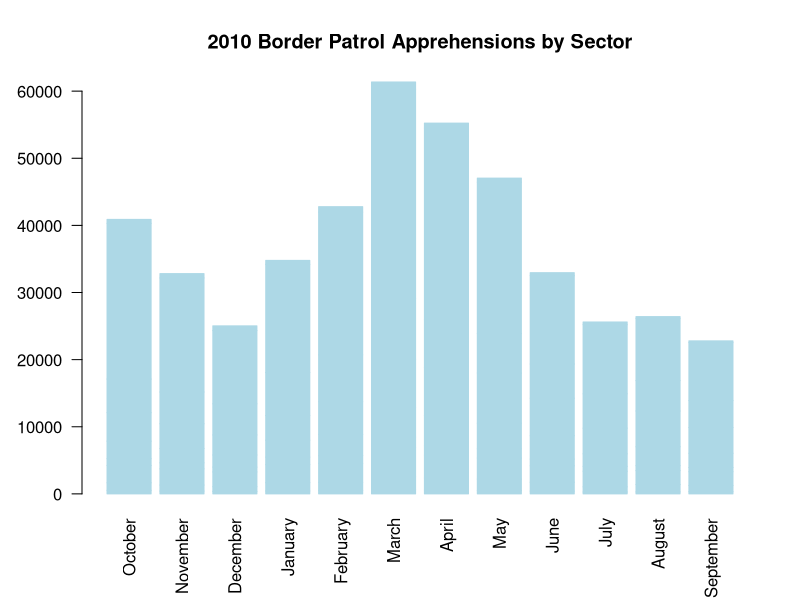
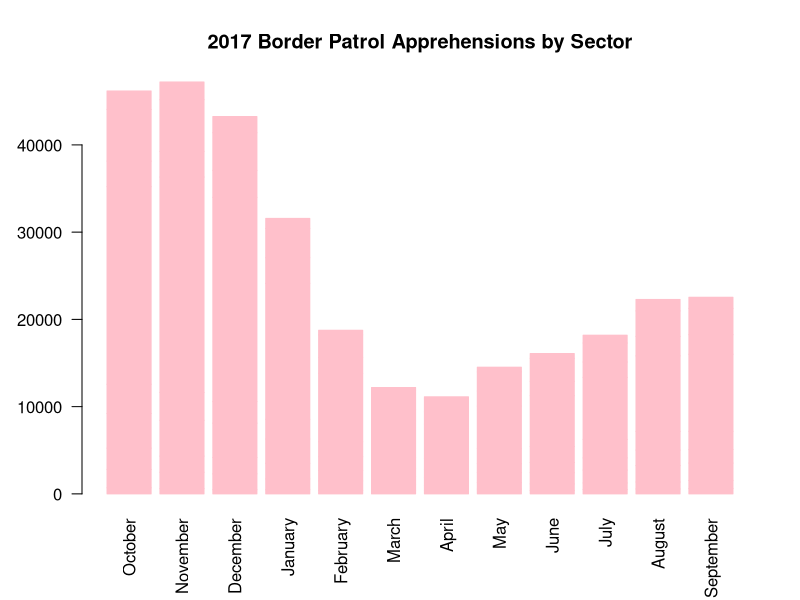
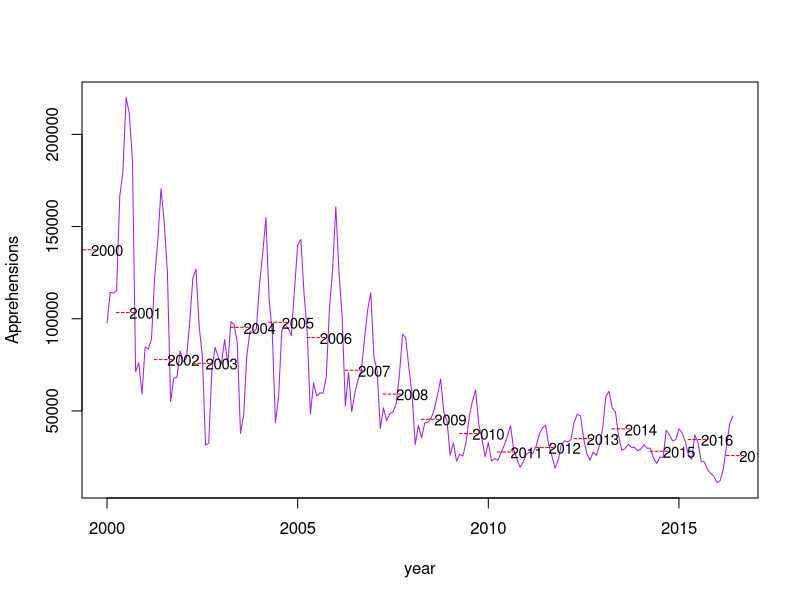

Reproduce these figures in R, in order.

A2010<- read.csv('PB Apprehensions 2010.csv', header=TRUE, stringsAsFactors = FALSE)
A2017<- read.csv('PB Apprehensions 2017.csv', header=TRUE, stringsAsFactors = FALSE)
Monthly<- read.csv('PB monthly summaries.csv',header=TRUE, stringsAsFactors = FALSE)


#find the sum of each sector without the first column in 2010
sector_sum_2010<-rowSums(A2010[,-1])
#find the sector with the most apprehensions
max(sector_sum_2010)
#Tucson is the sector with the most apprehensions. 

#find the sum of each sector in 2017 
sector_sum_2017<-rowSums(A2017[,-1])
#find the sector with the most apprehensions in 2010 
max(sector_sum_2017)
#Rio Grande Valley is the sector wiht the most apprehensions. 

#Two samples t-test
#Extracting tucson's monthly apprehensions from the data set and set as vector. 
row.names(A2010) <- A2010[,1]
A2010<-A2010[,2:13]
A2010_tucson <- as.vector(A2010[8,],mode='numeric')
#Extracting Rio Grande Valley monthly apprehensions from the data set and set as vector. 
row.names(A2017) <- A2017[,1]
A2017 <- A2017[,2:13]
A2017_RGV <- as.vector(A2017[6,],mode='numeric')
#Two Sample T-test
intake.A2010_sector <- A2010_tucson
intake.A2017_sector <- A2017_RGV
t.test(intake.A2010_sector, intake.A2017_sector)
#Since the p-value is 0.06346 which is greater than 0.05, so we fail to reject null hypothesis. It indiates 
#that there are no significant difference in the mean apprehensions of 2010 Tucson and 2017 Rio Grand Valley. 
#So there is no change in the sector'smaximum. 

#Through bar plots, we observed the 3 month periods with the most apprehsions in 2010 is March, April and May
#And the 3 month periods with the most apprehensions in 2017 are October, Novermber and December. 
#extract March, Aprial and May's apprehensions from 2010
A2010_3 <- as.vector(A2010[,6], mode='numeric' )
A2010_4 <- as.vector(A2010[,7], mode='numeric' )
A2010_5 <- as.vector(A2010[,8], mode='numeric' )
#combines them into a matrix and then into a vector 
A2010_345<-as.vector(cbind(A2010_3,A2010_4,A2010_5))

#extract October, Novermber and December's apprehensions from 2017
A2017_10 <- as.vector(A2017[,1], mode='numeric' )
A2017_11 <- as.vector(A2017[,2], mode='numeric' )
A2017_12 <- as.vector(A2017[,3], mode='numeric' )
#combines them into a matrix and then into a vector 
A2017_101112 <- as.vector(cbind(A2017_10,A2017_11,A2017_12))
#two sample t-test
intake.A2010_month <- A2010_345
intake.A2017_month <- A2017_101112
t.test(intake.A2010_month, intake.A2017_month)
#Since the p-value is 0.2075 which is greater than 0.05, so we fail to reject null hypothesis. It indiates 
#that there are no significant difference in the mean apprehensions of 2010 March, April and May,  and 2017 October, Novermber and December
#So there is no change in the month's maximum. 

#2010 Monthly Bar plot
barplot(as.matrix(A2010), names.arg = colnames(A2010), 
        las=2,
        axisnames=TRUE,
        main="2010 Border Patrol Apprehensions by Sector",
        border="light blue",
        col="light blue")
#2017 Monthly Bar plot. 
barplot(as.matrix(A2017), names.arg = colnames(A2017), 
        las=2,
        axisnames=TRUE,
        main="2017 Border Patrol Apprehensions by Sector",
        border="pink",
        col="pink")


#Time series plot

row.names(Monthly) <- Monthly[,1]
Monthly<-Monthly[,2:13]
ts8 <- as.vector(t(Monthly[,-1]))
ts9 <- ts(rev(ts8), start= c(2000,1), frequency=12)
ts10 <- ts.plot(ts9, gpars=list(xlab="year", ylab="Apprehensions", lty=c(1:3)),col='purple')
#let the Monthly data turns into a matrix
ts11 <-as.matrix(Monthly)
#the function to calculate the average of each year's apprehensions
ts12 <- rev(sapply(1:18, function(i) sum(ts11[i,])/12))
namebank <- as.character(c(2000:2017))
#label the years and lines on the averaged position
text(c(2000:2017), ts12, namebank,cex=0.9)
text(c(2000:2017), ts12, labels="----", cex=0.9,pos=2, col="red" )
#From the time series plot, we can see that the average monthly BP Apprehensions decreases across the years between 2000 and 2017.

